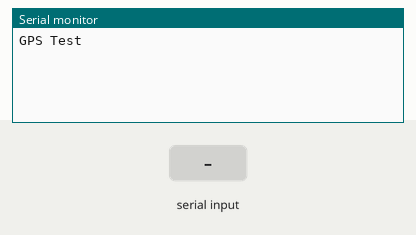
Simulated run of this sketch. Board: Arduino Uno, built with avr-gcc and run on an emulated ATmega328P. Shown: the last lines printed to the serial monitor. The test bench sets the inputs (shaded band).

Above: at 3.2 s.
3.3 s: "1" received over the second serial link
At 4.5 s:
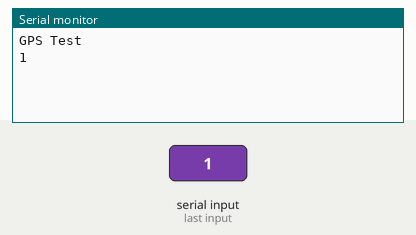
4.8 s: "0" received over the second serial link
At 5.6 s:
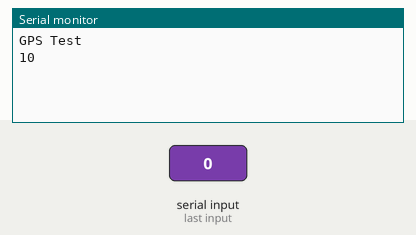

The sketch:

TestGPSdump.ino
```cpp
#include <SoftwareSerial.h>
SoftwareSerial modem(6,7);
void setup()
{ Serial.begin(9600); modem.begin(9600);
Serial.println("GPS Test"); delay(2000);

}

void loop() {
  while (modem.available() > 0)
  Serial.write(modem.read());
  while (Serial.available() > 0) modem.write(Serial.read());
  }
```

Measured:
- after the input at 3.3 s, the serial monitor: prints a new line at once (image 1)
- after the input at 4.8 s, the serial monitor: prints a new line at once (image 2)
